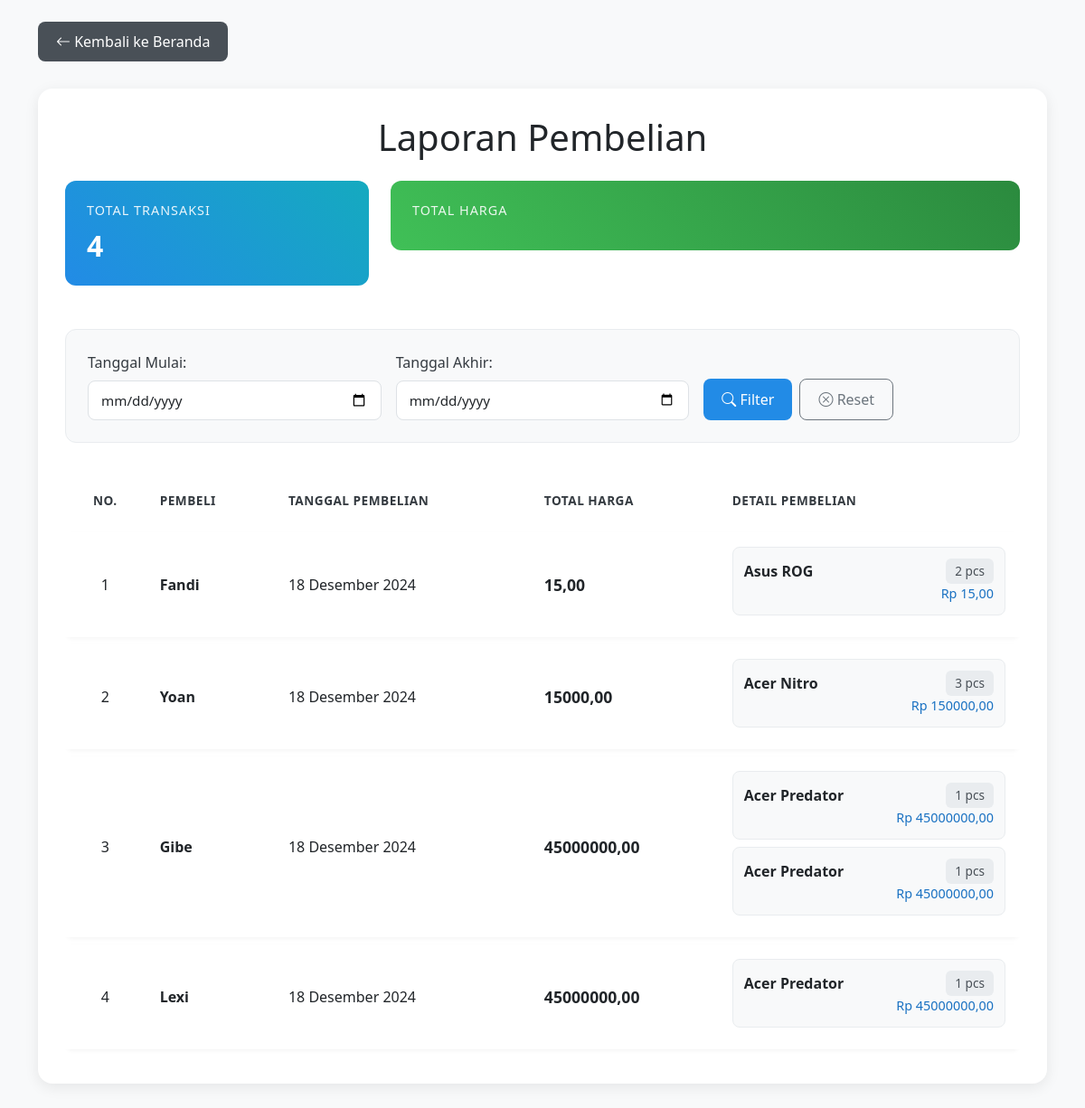
/main/laporan/, run on the app's committed database.
### main/models.py (models this page shows, shortened)
class Membeli(models.Model):
    id_membeli = models.AutoField(primary_key=True)
    total_harga = models.DecimalField(max_digits=12, decimal_places=2, verbose_name='Total Harga')
    tanggal_beli = models.DateField(verbose_name='Tanggal Pembelian', auto_now_add=True)
    id_pembeli = models.ForeignKey(Pembeli, on_delete=models.CASCADE, verbose_name='Pembeli')
    class Meta:
        verbose_name_plural = 'Transaksi Pembelian'
        ordering = ['-tanggal_beli']

class Pembeli(models.Model):
    idPembeli = models.AutoField(primary_key=True)
    nama = models.CharField(max_length=50, verbose_name='Nama Pembeli', null=False)
    alamat = models.TextField(verbose_name='Alamat')
    class Meta:
        verbose_name_plural = 'Pembeli'

class DetailMembeli(models.Model):
    id = models.AutoField(primary_key=True)
    id_laptop = models.ForeignKey(Laptop, on_delete=models.CASCADE, verbose_name='Laptop')
    id_membeli = models.ForeignKey(Membeli, on_delete=models.CASCADE, verbose_name='Transaksi Membeli')
    jumlahPcs = models.PositiveIntegerField(verbose_name='Jumlah Pcs', default=1)
    class Meta:
        verbose_name_plural = 'Detail Pembelian'
        ordering = ['id_membeli', 'id_laptop']

class Laptop(models.Model):
    idLaptop = models.AutoField(primary_key=True)
    namaLaptop = models.CharField(max_length=100, verbose_name='Nama Laptop', null=False)
    processor = models.CharField(max_length=100, verbose_name='Processor', null=False)
    storage = models.CharField(max_length=100, verbose_name='Storage', null=False)
    ram = models.CharField(max_length=100, verbose_name='RAM', null=False)
    layar = models.CharField(max_length=100, verbose_name='Layar', null=False)
    gpu = models.CharField(max_length=100, verbose_name='GPU', null=False)
    harga = models.DecimalField(max_digits=10, decimal_places=2, verbose_name='Harga')
    class Meta:
        verbose_name_plural = 'Laptop'
        ordering = ['namaLaptop']

### main/views.py (the view)
# urls.py: path('laporan/', views.laporan_pembelian, name='laporan_pembelian'),
def laporan_pembelian(request):
    start_date = request.GET.get('start_date')
    end_date = request.GET.get('end_date')
    queryset = Membeli.objects.select_related('id_pembeli').prefetch_related(
        'detailmembeli_set',
        'detailmembeli_set__id_laptop'
    ).order_by('-tanggal_beli')
    if start_date:
        queryset = queryset.filter(tanggal_beli__gte=start_date)
    if end_date:
        queryset = queryset.filter(tanggal_beli__lte=end_date)
    total_transaksi = queryset.count()
    total_penjualan = DetailMembeli.objects.filter(
        id_membeli__in=queryset
    ).aggregate(
        total=Sum(F('jumlahPcs') * F('id_laptop__harga'))
    )['total'] or 0
    page = request.GET.get('page', 1)
    paginator = Paginator(queryset, 10)  # Show 10 items per page
    try:
        transaksi = paginator.page(page)
    except:
        transaksi = paginator.page(1)
    context = {
        'transaksi': transaksi,
        'total_transaksi': total_transaksi,
        'total_penjualan': total_penjualan,
        'start_date': start_date,
        'end_date': end_date,
    }
    return render(request, 'main/laporan_pembelian.html', context)

### main/templates/main/laporan_pembelian.html (shortened to what this page needs)
<!DOCTYPE html>
<html lang="en">
<head>
    <link href="https://cdn.jsdelivr.net/npm/bootstrap@5.3.0/dist/css/bootstrap.min.css" rel="stylesheet">
    <link rel="stylesheet" href="https://cdn.jsdelivr.net/npm/bootstrap-icons@1.7.2/font/bootstrap-icons.css">
</head>
<body>
    <div class="container">
        <div class="back-button">
            <a href="{% url 'main:index' %}" class="btn btn-secondary">
                <i class="bi bi-arrow-left"></i> Kembali ke Beranda
            </a>
        </div>
        <div class="report-card">
            <h1 class="text-center mb-4">Laporan Pembelian</h1>
            <div class="row mb-4">
                <div class="col-md-4">
                    <div class="summary-card">
                        <h6 class="card-title">Total Transaksi</h6>
                        <h3 class="mb-0">{{ total_transaksi }}</h3>
                    </div>
                </div>
                <div class="col-md-8">
                    <div class="summary-card" style="background: linear-gradient(45deg, #40c057, #2b8a3e); color: white;">
                        <h6 class="card-title">Total Harga</h6>
                    </div>
                </div>
            </div>
            <div class="filter-section">
                <form method="get" class="mb-0">
                    <div class="row g-3">
                        <div class="col-md-4">
                            <label for="start_date" class="form-label">Tanggal Mulai:</label>
                            <input type="date" class="form-control" id="start_date" name="start_date"
                                   value="{{ start_date|default:'' }}">
                        </div>
                        <div class="col-md-4">
                            <label for="end_date" class="form-label">Tanggal Akhir:</label>
                            <input type="date" class="form-control" id="end_date" name="end_date"
                                   value="{{ end_date|default:'' }}">
                        </div>
                        <div class="col-md-4 d-flex align-items-end">
                            <div class="d-flex gap-2">
                                <button type="submit" class="btn btn-primary">
                                    <i class="bi bi-search"></i> Filter
                                </button>
                                <a href="{% url 'main:laporan_pembelian' %}" class="btn btn-outline-secondary">
                                    <i class="bi bi-x-circle"></i> Reset
                                </a>
                            </div>
                        </div>
                    </div>
                </form>
            </div>
            <div class="table-responsive">
                <table class="table">
                    <thead>
                        <tr>
                            <th class="text-center">No.</th>
                            <th>Pembeli</th>
                            <th>Tanggal Pembelian</th>
                            <th>Total Harga</th>
                            <th>Detail Pembelian</th>
                        </tr>
                    </thead>
                    <tbody>
                        {% if transaksi %}
                            {% for transaksi in transaksi %}
                            <tr>
                                <td class="text-center align-middle">{{ forloop.counter }}</td>
                                <td class="align-middle"><strong>{{ transaksi.id_pembeli.nama }}</strong></td>
                                <td class="align-middle">{{ transaksi.tanggal_beli|date:"d F Y" }}</td>
                                <td class="align-middle total-harga">{{ transaksi.total_harga }}</td>
                                <td>
                                    <ul class="detail-list">
                                        {% for detail in transaksi.detailmembeli_set.all %}
                                        <li>
                                            <div class="d-flex justify-content-between align-items-center">
                                                <span class="fw-bold">{{ detail.id_laptop.namaLaptop }}</span>
                                                <span class="laptop-qty">{{ detail.jumlahPcs }} pcs</span>
                                            </div>
                                            <div class="text-end laptop-price">
                                                Rp {{ detail.id_laptop.harga}}
                                            </div>
                                        </li>
                                        {% endfor %}
                                    </ul>
                                </td>
                            </tr>
                            {% endfor %}
                        {% endif %}
                    </tbody>
                </table>
            </div>
        </div>
    </div>
</body>
</html>

### main/templates/main/laporan_pembelian.html (style rules this page uses)
body { background-color: #f8f9fa; font-family: 'Segoe UI', Tahoma, Geneva, Verdana, sans-serif; }
.report-card { box-shadow: 0 4px 16px rgba(0,0,0,0.08); border-radius: 16px; padding: 30px; margin: 30px auto; max-width: 1200px; background: #fff; }
.table { margin-bottom: 0; vertical-align: middle; border-collapse: separate; border-spacing: 0 8px; }
.table thead { background-color: #f1f3f5; border-radius: 8px; }
.table thead th { border: none; font-weight: 600; color: #343a40; padding: 16px; text-transform: uppercase; font-size: 0.85rem; letter-spacing: 0.5px; }
.table tbody tr { background: white; box-shadow: 0 2px 4px rgba(0,0,0,0.04); border-radius: 8px; margin-bottom: 8px; }
.table td { padding: 16px; border: none; vertical-align: middle; }
.detail-list { list-style: none; padding: 0; margin: 0; }
.detail-list li { padding: 12px; border: 1px solid #e9ecef; margin-bottom: 8px; border-radius: 8px; background-color: #f8f9fa; transition: all 0.2s ease; }
.total-harga { font-weight: 600; color: #2b8a3e; font-size: 1.1em; }
.laptop-price { color: #1971c2; font-weight: 500; font-size: 0.9em; }
.laptop-qty { background-color: #e9ecef; padding: 4px 10px; border-radius: 6px; font-size: 0.85em; color: #495057; font-weight: 500; }
.filter-section { background-color: #f8f9fa; padding: 24px; border-radius: 12px; margin-bottom: 30px; border: 1px solid #e9ecef; }
.form-label { font-weight: 500; color: #343a40; margin-bottom: 8px; }
.form-control { border: 1px solid #dee2e6; border-radius: 8px; padding: 10px 14px; font-size: 0.95em; }
.btn { padding: 10px 20px; border-radius: 8px; font-weight: 500; transition: all 0.2s ease; }
.btn-primary { background-color: #228be6; border: none; }
.btn-secondary { background-color: #495057; border: none; }
.summary-card { padding: 24px; border-radius: 12px; margin-bottom: 24px; background: linear-gradient(45deg, #228be6, #15aabf); color: white; }
.summary-card .card-title { font-size: 0.9em; text-transform: uppercase; letter-spacing: 1px; margin-bottom: 12px; opacity: 0.9; }
.summary-card h3 { font-size: 2em; font-weight: 600; margin: 0; }
.back-button { margin: 24px 0; }

### data on the page
DetailMembeli: id_laptop.namaLaptop "Asus ROG", jumlahPcs "2", id_laptop.harga "15,00"
DetailMembeli: id_laptop.namaLaptop "Acer Nitro", jumlahPcs "3", id_laptop.harga "150000,00"
DetailMembeli: id_laptop.namaLaptop "Acer Predator", jumlahPcs "1", id_laptop.harga "45000000,00"
DetailMembeli: id_laptop.namaLaptop "Acer Predator", jumlahPcs "1", id_laptop.harga "45000000,00"
DetailMembeli: id_laptop.namaLaptop "Acer Predator", jumlahPcs "1", id_laptop.harga "45000000,00"

### other printed values
{{ total_transaksi }} "4"
